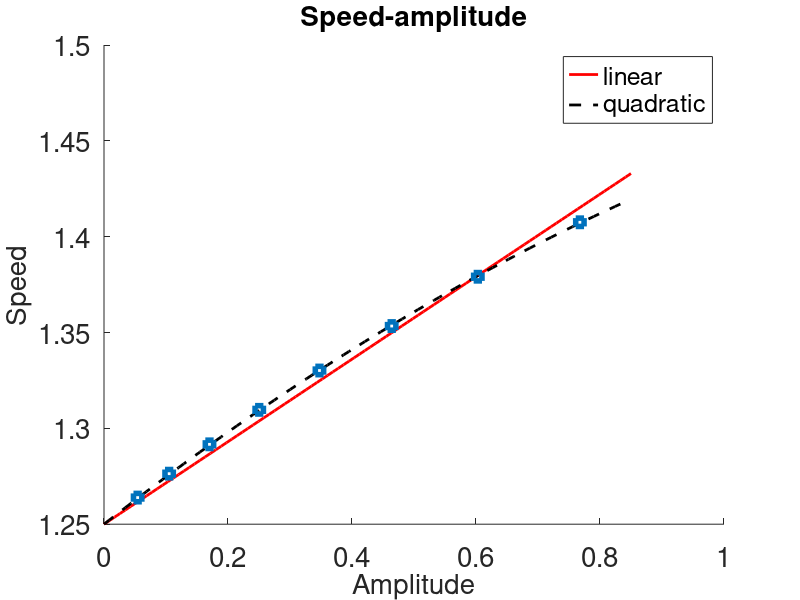
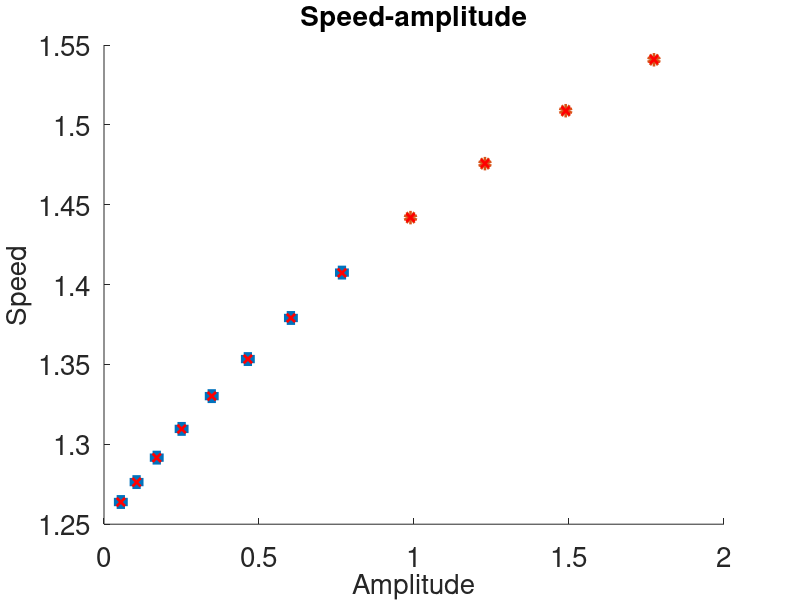

The MATLAB script that drew these images, in order:
function get_speed
clc

% material parameters
K1=5./8;   rho1=8./5;                                                                                                                                                                                      
K2=5./2;   rho2=2./5;
Kh=2*K1*K2/(K1+K2);
rhoh=2*rho1*rho2/(rho1+rho2);
ceff=sqrt(Kh/rhoh);

data=load('sw1.txt');
tm1=data(:,1); xm1=data(:,2); sm1=mean(data(:,3)); um1=mean(data(:,4));
data=load('sw2.txt');
tm2=data(:,1); xm2=data(:,2); sm2=mean(data(:,3)); um2=mean(data(:,4));
data=load('sw3.txt');
tm3=data(:,1); xm3=data(:,2); sm3=mean(data(:,3)); um3=mean(data(:,4));
data=load('sw4.txt');
tm4=data(:,1); xm4=data(:,2); sm4=mean(data(:,3)); um4=mean(data(:,4));
data=load('sw5.txt');
tm5=data(:,1); xm5=data(:,2); sm5=mean(data(:,3)); um5=mean(data(:,4));
data=load('sw6.txt');
tm6=data(:,1); xm6=data(:,2); sm6=mean(data(:,3)); um6=mean(data(:,4));
data=load('sw7.txt');
tm7=data(:,1); xm7=data(:,2); sm7=mean(data(:,3)); um7=mean(data(:,4));
data=load('sw8.txt');
tm8=data(:,1); xm8=data(:,2); sm8=mean(data(:,3)); um8=mean(data(:,4));

xm1=shift_max_position(xm1);
xm2=shift_max_position(xm2);
xm3=shift_max_position(xm3);
xm4=shift_max_position(xm4);
xm5=shift_max_position(xm5);
xm6=shift_max_position(xm6);
xm7=shift_max_position(xm7);
xm8=shift_max_position(xm8);

% get speed
s1=mean(((xm1(3:end)-xm1(1:end-2))./(tm1(3:end)-tm1(1:end-2))));
s2=mean(((xm2(3:end)-xm2(1:end-2))./(tm2(3:end)-tm2(1:end-2))));
s3=mean(((xm3(3:end)-xm3(1:end-2))./(tm3(3:end)-tm3(1:end-2))));
s4=mean(((xm4(3:end)-xm4(1:end-2))./(tm4(3:end)-tm4(1:end-2))));
s5=mean(((xm5(3:end)-xm5(1:end-2))./(tm5(3:end)-tm5(1:end-2))));
s6=mean(((xm6(3:end)-xm6(1:end-2))./(tm6(3:end)-tm6(1:end-2))));
s7=mean(((xm7(3:end)-xm7(1:end-2))./(tm7(3:end)-tm7(1:end-2))));
s8=mean(((xm8(3:end)-xm8(1:end-2))./(tm8(3:end)-tm8(1:end-2))));


%% from original solitary waves
amplitudes_absu=abs([um8 um7 um6 um5 um4 um3 um2 um1]);
speeds=[s8 s7 s6 s5 s4 s3 s2 s1];
a=linspace(0,0.85,100);
s1_absu=get_fitting(a,speeds,amplitudes_absu,ceff,1);
s2_absu=get_fitting(a,speeds,amplitudes_absu,ceff,2);
s3_absu=get_fitting(a,speeds,amplitudes_absu,ceff,3);
figure(1)
clf; hold on
plot(a,s1_absu,'-r','linewidth',2)
plot(a,s2_absu,'--k','linewidth',2)
%plot(a,s3_absu,'--c','linewidth',1)
plot(amplitudes_absu,speeds,'s','linewidth',4)
set(gca,'FontSize',20)
xlabel('Amplitude','fontsize',20); ylabel('Speed','fontsize',20)
%legend('linear','quadratic','cubic','location','best')
legend('linear','quadratic','location','best')
title('Speed-amplitude','fontsize',20)

%% from original sw and scaled sw
% read scaled sw
data=load('sw_1.25_speed.txt');
t_s1=data(:,1); x_s1=data(:,2); sig_s1=mean(data(:,3)); u_s1=mean(data(:,4));
data=load('sw_1.5_speed.txt');
t_s2=data(:,1); x_s2=data(:,2); sig_s2=mean(data(:,3)); u_s2=mean(data(:,4));
data=load('sw_1.75_speed.txt');
t_s3=data(:,1); x_s3=data(:,2); sig_s3=mean(data(:,3)); u_s3=mean(data(:,4));
data=load('sw_2_speed.txt');
t_s4=data(:,1); x_s4=data(:,2); sig_s4=mean(data(:,3)); u_s4=mean(data(:,4));

x_s1=shift_max_position(x_s1);
x_s2=shift_max_position(x_s2);
x_s3=shift_max_position(x_s3);
x_s4=shift_max_position(x_s4);

% get speed
s_s1=mean(((x_s1(3:end)-x_s1(1:end-2))./(t_s1(3:end)-t_s1(1:end-2))));
s_s2=mean(((x_s2(3:end)-x_s2(1:end-2))./(t_s2(3:end)-t_s2(1:end-2))));
s_s3=mean(((x_s3(3:end)-x_s3(1:end-2))./(t_s3(3:end)-t_s3(1:end-2))));
s_s4=mean(((x_s4(3:end)-x_s4(1:end-2))./(t_s4(3:end)-t_s4(1:end-2))));

amplitudes=[amplitudes_absu abs([u_s1 u_s2 u_s3 u_s4])];
speeds=[s8 s7 s6 s5 s4 s3 s2 s1 s_s1 s_s2 s_s3 s_s4];
sig = [sm8 sm7 sm6 sm5 sm4 sm3 sm2 sm1 sig_s1 sig_s2 sig_s3 sig_s4];

figure(2)
clf; hold on
plot(amplitudes_absu,[s8 s7 s6 s5 s4 s3 s2 s1],'s','linewidth',4)
plot(abs([u_s1 u_s2 u_s3 u_s4]),[s_s1 s_s2 s_s3 s_s4],'o','linewidth',4)
plot(amplitudes,sig./amplitudes,'xr','linewidth',2)
set(gca,'FontSize',20)
xlabel('Amplitude','fontsize',20); ylabel('Speed','fontsize',20)
title('Speed-amplitude','fontsize',20)

function s = get_fitting(a, speeds, amplitudes, ceff, order)
    switch order
        case 1
            poly = amplitudes'\(speeds'-ceff*ones(length(speeds),1));
            s = poly(1)*a+ceff;            
        case 2
            poly = [amplitudes'.^2 amplitudes']\(speeds'-ceff*ones(length(speeds),1));
            s = poly(1)*a.^2+poly(2)*a+ceff;            
        case 3
            poly = [amplitudes'.^3 amplitudes'.^2 amplitudes']\(speeds'-ceff*ones(length(speeds),1));
            s = poly(1)*a.^3+poly(2)*a.^2+poly(3)*a+ceff;
        case 4
            poly = [amplitudes'.^4 amplitudes'.^3 amplitudes'.^2 amplitudes']\(speeds'-ceff*ones(length(speeds),1));  
            s = poly(1)*a.^4+poly(2)*a.^3+poly(3)*a.^2+poly(4)*a+ceff;
    end
end

function xm_shifted = shift_max_position(xm)
    is_shift = ( xm(2:end)-xm(1:end-1) < 0 );
    shifts_loc = find(is_shift)+1;
    for i=1:length(shifts_loc)
        xm(shifts_loc(i):end)=xm(shifts_loc(i):end)+300;
    end
    xm_shifted=xm;
end

end